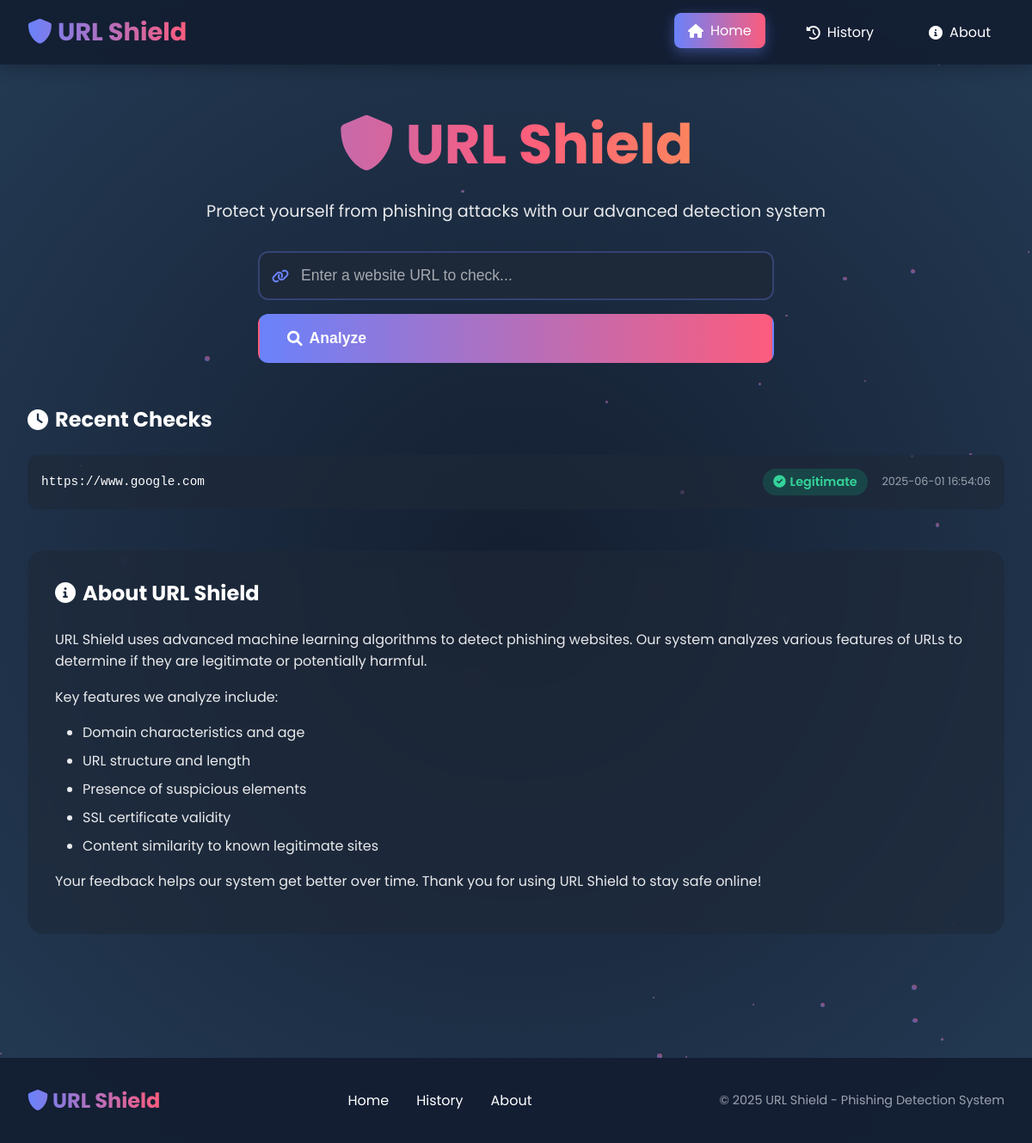
Before: / with the older database file.
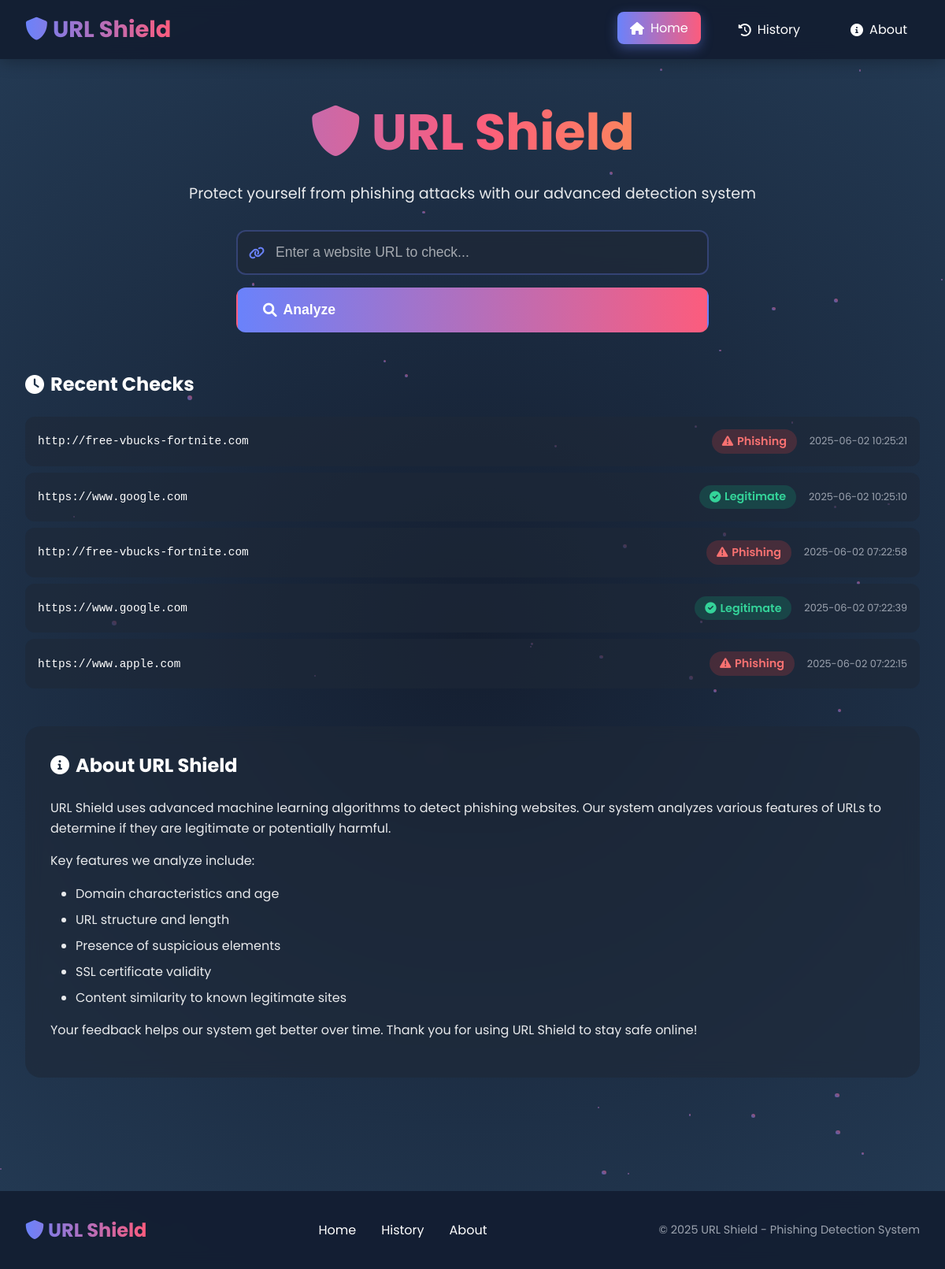
After: the same page with the newer database file.
### tables this page shows
CREATE TABLE url_checks (
            id INTEGER PRIMARY KEY AUTOINCREMENT,
            url TEXT NOT NULL,
            prediction TEXT NOT NULL,
            confidence REAL NOT NULL,
            check_date TIMESTAMP NOT NULL,
            user_feedback TEXT
        );

### app.py (the view, shortened to what this page needs)
@app.route("/", methods=["GET", "POST"])
def index():
    recent_checks = None
    error = None
    try:
        conn = sqlite3.connect('phishing_history.db')
        cursor = conn.cursor()
        cursor.execute("""
            SELECT url, prediction, confidence, check_date
            FROM url_checks
            ORDER BY check_date DESC LIMIT 5
        """)
        recent_checks = cursor.fetchall()
        conn.close()
    except Exception as e:
        print(f"Error fetching recent checks: {e}")
    return render_template("index.html", result=None, recent_checks=recent_checks)

### templates/index.html (shortened to what this page needs)
<!DOCTYPE html>
<html lang="en">
<head>
    <link rel="stylesheet" href="https://cdnjs.cloudflare.com/ajax/libs/font-awesome/6.0.0-beta3/css/all.min.css">
    <link rel="stylesheet" href="/static/styles.css">
</head>
<body>
    <div class="background"></div>
    <div class="particles"></div>
    <header>
        <nav>
            <div class="logo">
                <i class="fas fa-shield-alt"></i> URL Shield
            </div>
            <ul>
                <li><a href="/" class="active"><i class="fas fa-home"></i> Home</a></li>
                <li><a href="/history"><i class="fas fa-history"></i> History</a></li>
                <li><a href="#about"><i class="fas fa-info-circle"></i> About</a></li>
            </ul>
        </nav>
    </header>
    <div class="container">
        <section class="hero">
            <h1><i class="fas fa-shield-alt"></i> URL Shield</h1>
            <p class="tagline">Protect yourself from phishing attacks with our advanced detection system</p>
            <div class="search-box">
                <form method="POST" class="form">
                    <div class="input-group">
                        <i class="fas fa-link input-icon"></i>
                        <input type="text" id="url" name="url" required
                               placeholder="Enter a website URL to check..."
                               value="{{ url if url else '' }}">
                    </div>
                    <button type="submit" class="analyze-btn">
                        <i class="fas fa-search"></i> Analyze
                    </button>
                </form>
            </div>
        </section>
        {% if recent_checks %}
        <section class="recent-section">
            <h2><i class="fas fa-clock"></i> Recent Checks</h2>
            <div class="recent-checks">
                {% for check in recent_checks %}
                <div class="check-item">
                    <span class="check-url">{{ check[0][:40] }}{{ '...' if check[0]|length > 40 else '' }}</span>
                    <span class="check-result {{ 'phishing' if check[1] == 'Phishing' else 'legitimate' }}">
                        {% if check[1] == 'Phishing' %}
                            <i class="fas fa-exclamation-triangle"></i>
                        {% else %}
                            <i class="fas fa-check-circle"></i>
                        {% endif %}
                        {{ check[1] }}
                    </span>
                    <span class="check-date">{{ check[3] }}</span>
                </div>
                {% endfor %}
            </div>
        </section>
        {% endif %}
        <section id="about" class="about-section">
            <h2><i class="fas fa-info-circle"></i> About URL Shield</h2>
            <div class="about-content">
                <p>URL Shield uses advanced machine learning algorithms to detect phishing websites. Our system analyzes various features of URLs to determine if they are legitimate or potentially harmful.</p>
                <p>Key features we analyze include:</p>
                <ul>
                    <li>Domain characteristics and age</li>
                    <li>URL structure and length</li>
                    <li>Presence of suspicious elements</li>
                    <li>SSL certificate validity</li>
                    <li>Content similarity to known legitimate sites</li>
                </ul>
                <p>Your feedback helps our system get better over time. Thank you for using URL Shield to stay safe online!</p>
            </div>
        </section>
    </div>
    <footer>
        <div class="footer-content">
            <div class="footer-logo">
                <i class="fas fa-shield-alt"></i> URL Shield
            </div>
            <div class="footer-links">
                <a href="/">Home</a>
                <a href="/history">History</a>
                <a href="#about">About</a>
            </div>
            <div class="footer-copyright">
                &copy; 2025 URL Shield - Phishing Detection System
            </div>
        </div>
    </footer>
</body>
</html>

Changed rows visible on the page:
no longer on this page (row unchanged): url_checks: url "https://www.google.com", prediction "Legitimate", check_date "2025-06-01 16:54:06"
added url_checks: url "http://free-vbucks-fortnite.com", prediction "Phishing", check_date "2025-06-02 10:25:21"
added url_checks: url "https://www.google.com", prediction "Legitimate", check_date "2025-06-02 10:25:10"
added url_checks: url "http://free-vbucks-fortnite.com", prediction "Phishing", check_date "2025-06-02 07:22:58"
added url_checks: url "https://www.google.com", prediction "Legitimate", check_date "2025-06-02 07:22:39"
added url_checks: url "https://www.apple.com", prediction "Phishing", check_date "2025-06-02 07:22:15"
